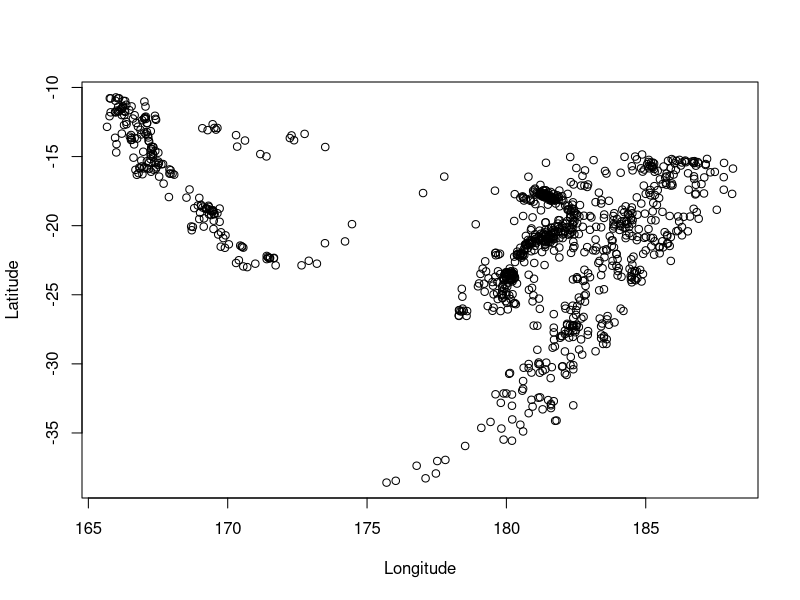
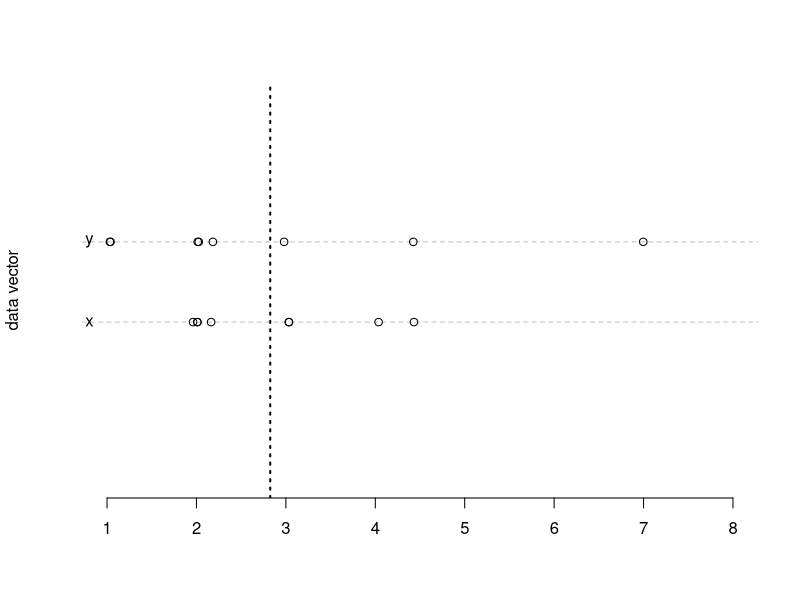
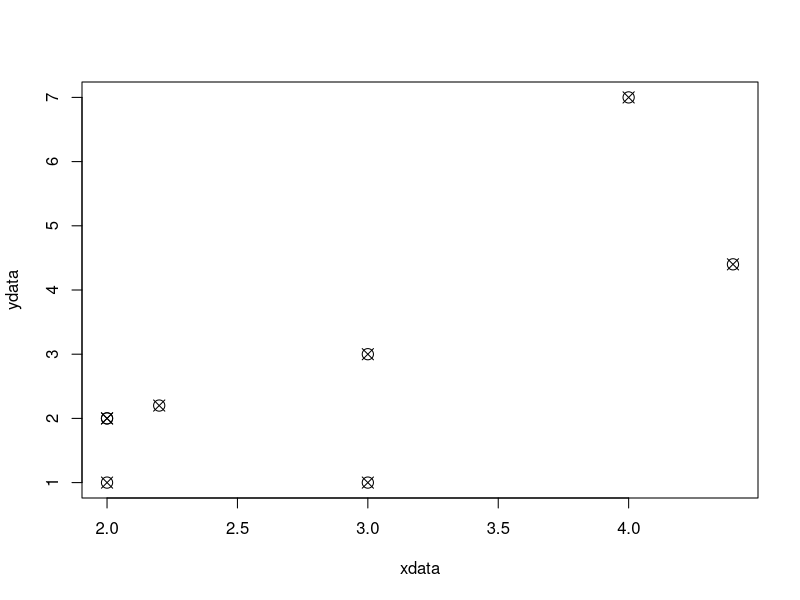
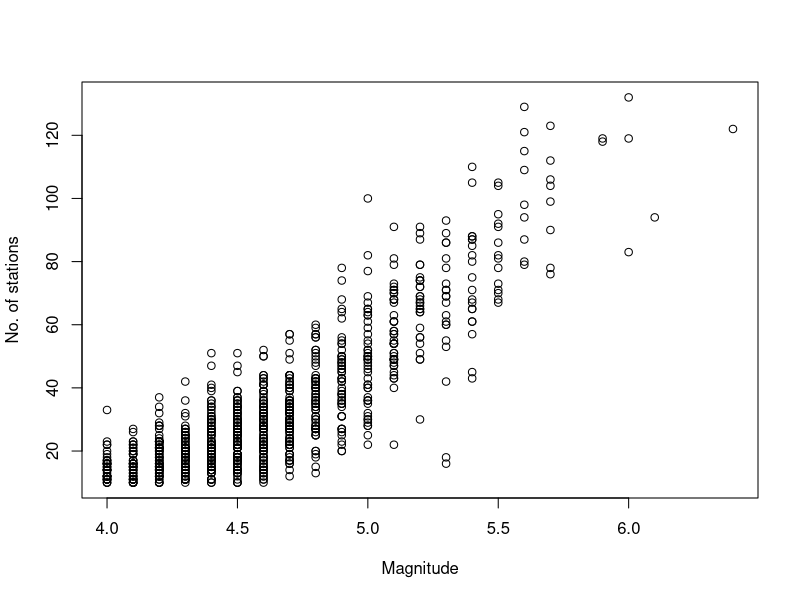
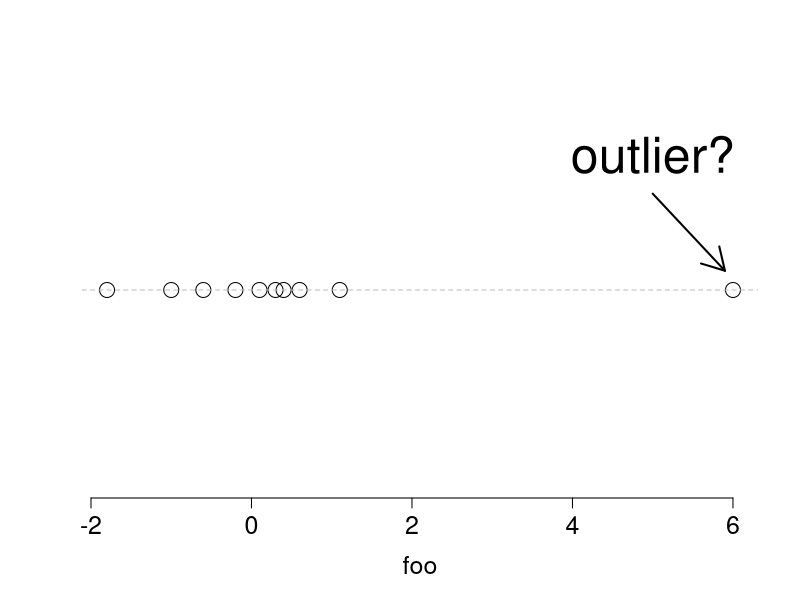
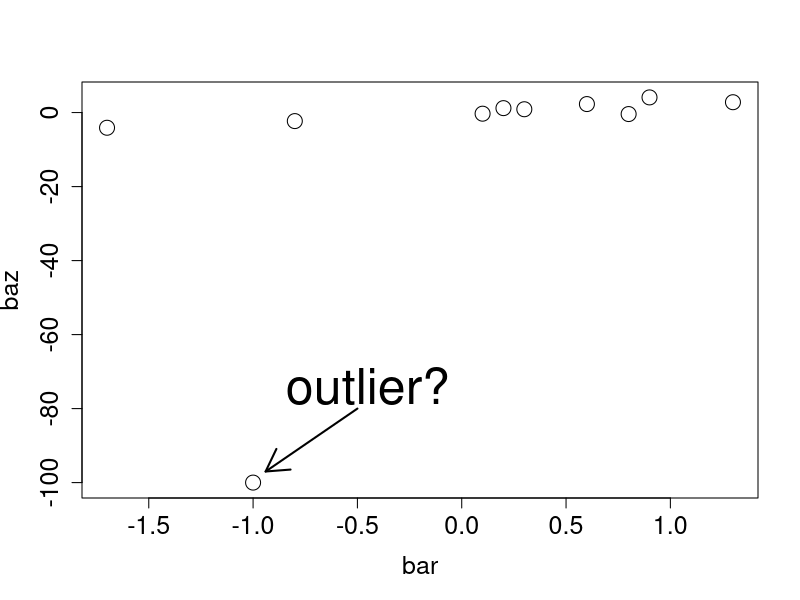
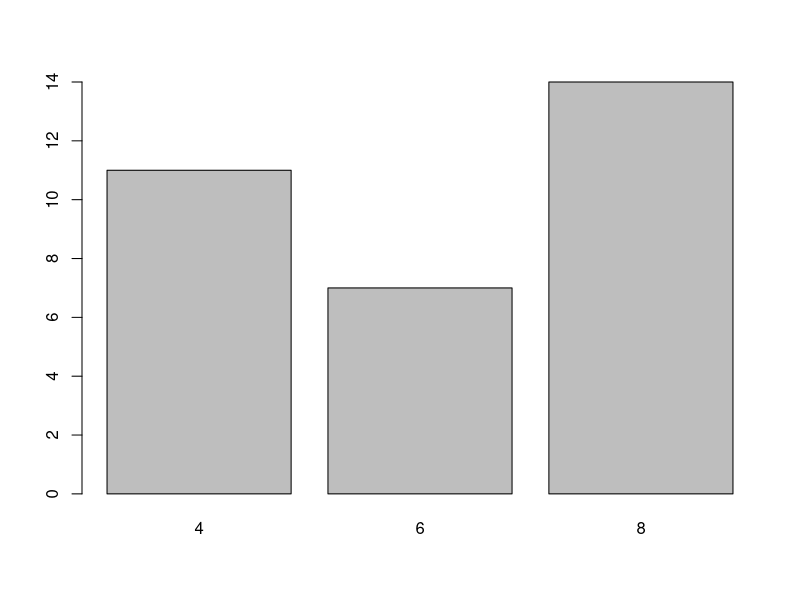
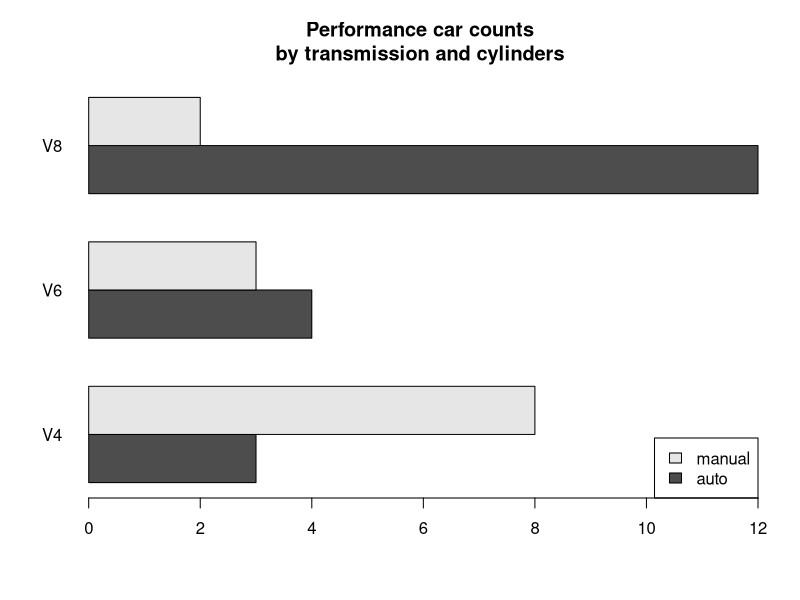

Source code (R) for these figures, in order:
options(prompt="R> ")

##################
### CHAPTER 13 ###
##################

################
# Section 13.1 #
################

## 13.1.1 ##

# no R code


## 13.1.2 ##

chickwts[1:5,]

#

chickwts$weight
chickwts$feed


## 13.1.3 ##

quakes[1:5,]

#

plot(quakes$long,quakes$lat,xlab="Longitude",ylab="Latitude")


## 13.1.4 ##

# no R code



################
# Section 13.2 #
################

## 13.2.1 ##

xdata <- c(2,4.4,3,3,2,2.2,2,4)

#

x.bar <- mean(xdata)
x.bar
m.bar <- median(xdata)
m.bar

#

xtab <- table(xdata)
xtab

#

min(xdata)
max(xdata)
range(xdata)

#

max(xtab)

#

d.bar <- xtab[xtab==max(xtab)]
d.bar

#

mean(chickwts$weight)
median(chickwts$weight)

#

Qtab <- table(quakes$mag)
Qtab[Qtab==max(Qtab)]

#

mean(c(1,4,NA))
mean(c(1,4,NaN))

#

mean(c(1,4,NA),na.rm=TRUE)
mean(c(1,4,NaN),na.rm=TRUE)

#

mean(chickwts$weight[chickwts$feed=="casein"])
mean(chickwts$weight[chickwts$feed=="horsebean"])
mean(chickwts$weight[chickwts$feed=="linseed"])
mean(chickwts$weight[chickwts$feed=="meatmeal"])
mean(chickwts$weight[chickwts$feed=="soybean"])
mean(chickwts$weight[chickwts$feed=="sunflower"])

#

tapply(chickwts$weight,INDEX=chickwts$feed,FUN=mean)


## 13.2.2 ##

table(chickwts$feed)

#

table(chickwts$feed)/nrow(chickwts)

#

sum(chickwts$feed=="soybean")/nrow(chickwts)
mean(chickwts$feed=="soybean")

#

mean(chickwts$feed=="soybean"|chickwts$feed=="horsebean")

#

tapply(chickwts$weight,INDEX=chickwts$feed,FUN=function(x) length(x)/nrow(chickwts))

#

round(table(chickwts$feed)/nrow(chickwts),digits=3)

#

round(mean(chickwts$feed=="soybean")*100,1)


## 13.2.3 ##

xdata <- c(2,4.4,3,3,2,2.2,2,4)
quantile(xdata,prob=0.8)

#

quantile(xdata,prob=c(0,0.25,0.5,0.75,1))

#

summary(xdata)

#

quantile(chickwts$weight,prob=c(0.25,0.75))

#

summary(quakes$mag[quakes$depth<400])


## 13.2.4 ##

xdata <- c(2,4.4,3,3,2,2.2,2,4)

#

ydata <- c(1,4.4,1,3,2,2.2,2,7)

#

mean(xdata)
mean(ydata)

#

plot(xdata,type="n",xlab="",ylab="data vector",yaxt="n",bty="n")
abline(h=c(3,3.5),lty=2,col="gray")
abline(v=2.825,lwd=2,lty=3)
text(c(0.8,0.8),c(3,3.5),labels=c("x","y"))
points(jitter(c(xdata,ydata)),c(rep(3,length(xdata)),rep(3.5,length(ydata))))

#

var(xdata)
sd(xdata)
IQR(xdata)

#

sqrt(var(xdata))
as.numeric(quantile(xdata,0.75)-quantile(xdata,0.25))

#

sd(ydata)
IQR(ydata)

#

sd(chickwts$weight)
IQR(chickwts$weight)

#

IQR(quakes$mag[quakes$depth<400])


## 13.2.5 ##

xdata <- c(2,4.4,3,3,2,2.2,2,4)
ydata <- c(1,4.4,1,3,2,2.2,2,7)
cov(xdata,ydata)
cov(xdata,ydata)/(sd(xdata)*sd(ydata))
cor(xdata,ydata)

#

plot(xdata,ydata,pch=13,cex=1.5)

#

plot(quakes$mag,quakes$stations,xlab="Magnitude",ylab="No. of stations")

#

cov(quakes$mag,quakes$stations)

#

cor(quakes$mag,quakes$stations)


## 13.2.6 ##

foo <- c(0.6,-0.6,0.1,-0.2,-1.0,0.4,0.3,-1.8,1.1,6.0)

#

plot(foo,rep(0,10),yaxt="n",ylab="",bty="n",cex=2,cex.axis=1.5,cex.lab=1.5)
abline(h=0,col="gray",lty=2)
arrows(5,0.5,5.9,0.1,lwd=2)
text(5,0.7,labels="outlier?",cex=3)

#

bar <- c(0.1,0.3,1.3,0.6,0.2,-1.7,0.8,0.9,-0.8,-1.0)
baz <- c(-0.3,0.9,2.8,2.3,1.2,-4.1,-0.4,4.1,-2.3,-100.0)

#

plot(bar,baz,axes=T,cex=2,cex.axis=1.5,cex.lab=1.5)
arrows(-0.5,-80,-0.94,-97,lwd=2)
text(-0.45,-74,labels="outlier?",cex=3)

#

mean(foo)

#

mean(foo[-10])

#

cor(bar,baz)
cor(bar[-10],baz[-10])




##################
### CHAPTER 14 ###
##################

################
# Section 14.1 #
################

## 14.1.1 ##

mtcars[1:5,]

#

cyl.freq <- table(mtcars$cyl)
cyl.freq

#

barplot(cyl.freq)

#

table(mtcars$cyl[mtcars$am==0])
table(mtcars$cyl[mtcars$am==1])

#

cyl.freq.matrix <- table(mtcars$am,mtcars$cyl)
cyl.freq.matrix

#

barplot(cyl.freq.matrix,beside=TRUE,horiz=TRUE,las=1,main="Performance car counts\nby transmission and cylinders",names.arg=c("V4","V6","V8"),legend.text=c("auto","manual"),args.legend=list(x="bottomright"))

#

library("ggplot2")
qplot(factor(mtcars$cyl),geom="bar")

#

qplot(factor(mtcars$cyl),geom="blank",fill=factor(mtcars$am),xlab="",ylab="",main="Performance car counts\nby transmission and cylinders") + geom_bar(position="dodge") + scale_x_discrete(labels=c("V4","V6","V8")) + scale_y_continuous(breaks=seq(0,12,2)) + scale_fill_grey(name="Trans.",labels=c("auto","manual"))  + theme_bw() + coord_flip()


## 14.1.2 ##

pie(table(mtcars$cyl),labels=c("V4","V6","V8"),col=c("white","gray","black"),main="Performance cars by cylinders")



################
# Section 14.2 #
################

mtcars$hp

#

hist(mtcars$hp)

#

hist(mtcars$hp,breaks=seq(0,400,25),col="gray",main="Horsepower",xlab="HP")
abline(v=c(mean(mtcars$hp),median(mtcars$hp)),lty=c(2,3),lwd=2)
legend("topright",legend=c("mean HP","median HP"),lty=c(2,3),lwd=2)

#

library("ggplot2")
qplot(mtcars$hp)

#

qplot(mtcars$hp,geom="blank",main="Horsepower",xlab="HP") + geom_histogram(color="black",fill="white",breaks=seq(0,400,25),closed="right") + geom_vline(mapping=aes(xintercept=c(mean(mtcars$hp),median(mtcars$hp)),linetype=factor(c("mean","median"))),show.legend=TRUE) + scale_linetype_manual(values=c(2,3)) + labs(linetype="")



################
# Section 14.3 #
################

## 14.3.1 ##

hist(quakes$mag)
boxplot(quakes$mag)


## 14.3.2 ##

stations.fac <- cut(quakes$stations,breaks=c(0,50,100,150))
stations.fac[1:5]

#

boxplot(quakes$mag~stations.fac,xlab="# stations detected",ylab="Magnitude",col="gray")

#

library("ggplot2")
qplot(stations.fac,quakes$mag,geom="boxplot",xlab="# stations detected",ylab="Magnitude")



################
# Section 14.4 #
################

iris[1:5,]


## 14.4.1 ##

plot(iris[,4],iris[,3],type="n",xlab="Petal Width (cm)",ylab="Petal Length (cm)")
points(iris[iris$Species=="setosa",4],iris[iris$Species=="setosa",3],pch=19,col="black")
points(iris[iris$Species=="virginica",4],iris[iris$Species=="virginica",3],pch=19,col="gray")
points(iris[iris$Species=="versicolor",4],iris[iris$Species=="versicolor",3],pch=1,col="black")
legend("topleft",legend=c("setosa","virginica","versicolor"),col=c("black","gray","black"),pch=c(19,19,1))

#

iris_pch <- rep(19,nrow(iris))
iris_pch[iris$Species=="versicolor"] <- 1
iris_col <- rep("black",nrow(iris))
iris_col[iris$Species=="virginica"] <- "gray"

#

plot(iris[,4],iris[,3],col=iris_col,pch=iris_pch,xlab="Petal Width (cm)",ylab="Petal Length (cm)")


## 14.4.2 ##

pairs(iris[,1:4],pch=iris_pch,col=iris_col,cex=0.75)

#

library("ggplot2")
qplot(iris[,4],iris[,3],xlab="Petal width",ylab="Petal length",shape=iris$Species) + scale_shape_manual(values=4:6) + labs(shape="Species")

#

library("GGally")
ggpairs(iris,mapping=aes(col=Species),axisLabels="internal")




##################
### CHAPTER 15 ###
##################

################
# Section 15.1 #
################

## 15.1.1 ##

# no R code


## 15.1.2 ##

# no R code


## 15.1.3 ##

(2/3)*(1/2)


## 15.1.4 ##

(1/2)+(1/2)-(1/3)


## 15.1.5 ##

# no R code



################
# Section 15.2 #
################

## 15.2.1 ##

# no R code


## 15.2.2 ##

X.outcomes <- c(-4,0,1,8)
X.prob <- c(0.32,0.48,0.15,0.05)
barplot(X.prob,ylim=c(0,0.5),names.arg=X.outcomes,space=0,xlab="x",ylab="Pr(X = x)")

#

X.cumul <- cumsum(X.prob)
X.cumul

#

barplot(X.cumul,names.arg=X.outcomes,space=0,xlab="x",ylab="Pr(X <= x)")

#

mu.X <- sum(X.outcomes*X.prob)
mu.X

#

var.X <- sum((X.outcomes-mu.X)^2*X.prob)
var.X

#

sd.X <- sqrt(var.X)
sd.X


## 15.2.3 ##

w <- seq(35,95,by=5)
w
lower.w <- w>=40 & w<=65
lower.w
upper.w <- w>65 & w<=90
upper.w

#

fw <- rep(0,length(w))
fw[lower.w] <- (w[lower.w]-40)/625
fw[upper.w] <- (90-w[upper.w])/625
fw

#

plot(w,fw,type="l",ylab="f(w)")
abline(h=0,col="gray",lty=2)

#

0.5*50*0.04

#

fw.specific <- (55.2-40)/625
fw.specific

#

fw.specific.area <- 0.5*15.2*fw.specific
fw.specific.area

#

fw.specific.vertices <- rbind(c(40,0),c(55.2,0),c(55.2,fw.specific))
fw.specific.vertices
plot(w,fw,type="l",ylab="f(w)")
abline(h=0,col="gray",lty=2)
polygon(fw.specific.vertices,col="gray",border=NA)
abline(v=55.2,lty=3)
text(50,0.005,labels=fw.specific.area)

#

(55.2^2-80*55.2-40^2+80*40)/1250

#

Fw <- rep(0,length(w))
Fw[lower.w] <- (w[lower.w]^2-80*w[lower.w]+1600)/1250
Fw[upper.w] <- (180*w[upper.w]-w[upper.w]^2-6850)/1250
Fw[w>90] <- 1
plot(w,Fw,type="l",ylab="F(w)")
abline(h=c(0,1),col="gray",lty=2)

#

abline(v=55.2,lty=3)
abline(h=fw.specific.area,lty=3)

#

plot(w,w*fw,type="l",ylab="wf(w)")
plot(w,(w-65)^2*fw,type="l",ylab="(w-65)^2 f(w)")

#

sqrt(104.1667)


## 15.2.4 ##

# no R code




##################
### CHAPTER 16 ###
##################

################
# Section 16.1 #
################

## 16.1.1 ##

# no R code


## 16.1.2 ##

dbinom(x=5,size=8,prob=1/6)

#

X.prob <- dbinom(x=0:8,size=8,prob=1/6)
X.prob

#

sum(X.prob)

#

round(X.prob,3)

#

8/6
8*(1/6)*(5/6)

#

barplot(X.prob,names.arg=0:8,space=0,xlab="x",ylab="Pr(X = x)")

#

sum(dbinom(x=0:3,size=8,prob=1/6))
pbinom(q=3,size=8,prob=1/6)

#

1-pbinom(q=2,size=8,prob=1/6)

#

qbinom(p=0.95,size=8,prob=1/6)

#

rbinom(n=1,size=8,prob=1/6)
rbinom(n=1,size=8,prob=1/6)
rbinom(n=1,size=8,prob=1/6)
rbinom(n=3,size=8,prob=1/6)


## 16.1.3 ##

dpois(x=3,lambda=3.22)
dpois(x=0,lambda=3.22)
round(dpois(0:10,3.22),3)

#

(3.22^3*exp(-3.22))/prod(3:1)

#

barplot(dpois(x=0:10,lambda=3.22),ylim=c(0,0.25),space=0,names.arg=0:10,ylab="Pr(X=x)",xlab="x")

#

ppois(q=2,lambda=3.22)
1-ppois(q=5,lambda=3.22)

#

barplot(ppois(q=0:10,lambda=3.22),ylim=0:1,space=0,names.arg=0:10,ylab="Pr(X<=x)",xlab="x")

#

rpois(n=15,lambda=3.22)


## 16.1.4 ##

# no R code



################
# Section 16.2 #
################

## 16.2.1 ##

1/(0.41-0.223)

#

dunif(x=c(-2,-0.33,0,0.5,1.05,1.2),min=-0.4,max=1.1)

#

dunif(x=c(0.3,0,0.41),min=0.223,max=0.41)

#

a1 <- -4/10
b1 <- 11/10
unif1 <- 1/(b1-a1)
plot(c(a1,b1),rep(unif1,2),type="o",pch=19,xlim=c(a1-1/10,b1+1/10),ylim=c(0,0.75),ylab="f(x)",xlab="x")
abline(h=0,lty=2)
segments(c(a1-2,b1+2,a1,b1),rep(0,4),rep(c(a1,b1),2),rep(c(0,unif1),each=2),lty=rep(1:2,each=2))
points(c(a1,b1),c(0,0))

#

segments(c(-0.21,0.6),c(0,0),c(-0.21,0.6),rep(unif1,2),lty=3)

#

polygon(rbind(c(a1,0),c(a1,unif1),c(-0.21,unif1),c(-0.21,0)),col="gray",border=NA)

#

punif(q=-0.21,min=a1,max=b1)

#

1-punif(q=0.6,min=a1,max=b1)

#

punif(q=0.6,min=a1,max=b1) - punif(q=-0.21,min=a1,max=b1)

#

qunif(p=0.1266667,min=a1,max=b1)
qunif(p=1-1/3,min=a1,max=b1)

#

runif(n=10,min=a1,max=b1)


## 16.2.2 ##

xvals <- seq(-4,4,length=50)
fx <- dnorm(xvals,mean=0,sd=1)
fx

#

pnorm(q=1)-pnorm(q=-1)

#

mu <- -3.42
sigma <- 0.2
mu.minus.1sig <- mu-sigma
mu.minus.1sig
mu.plus.1sig <- mu+sigma
mu.plus.1sig
pnorm(q=mu.plus.1sig,mean=mu,sd=sigma) - pnorm(q=mu.minus.1sig,mean=mu,sd=sigma)

#

1-pnorm(mu.plus.1sig,mu,sigma)
pnorm(mu.minus.1sig,mu,sigma)

#

1-0.6826895

#

0.3173105/2

#

xvals <- seq(-5,-2,length=300)
fx <- dnorm(xvals,mean=mu,sd=sigma)
plot(xvals,fx,type="l",xlim=c(-4.4,-2.5),main="N(-3.42,0.2) distribution",xlab="x",ylab="f(x)")
abline(h=0,col="gray")
abline(v=c(mu.plus.1sig,mu.minus.1sig),lty=3:2)
legend("topleft",legend=c("-3.62\n(mean - 1 sd)","\n-3.22\n(mean + 1 sd)"),lty=2:3,bty="n")

#

xvals.sub <- xvals[xvals>=mu.minus.1sig & xvals<=mu.plus.1sig]
fx.sub <- fx[xvals>=mu.minus.1sig & xvals<=mu.plus.1sig]

#

polygon(rbind(c(mu.minus.1sig,0),cbind(xvals.sub,fx.sub),c(mu.plus.1sig,0)),border=NA,col="gray")

#

arrows(c(-4.2,-2.7,-2.9),c(0.5,0.5,1.2),c(-3.7,-3.15,-3.4),c(0.2,0.2,1))
text(c(-4.2,-2.7,-2.9),c(0.5,0.5,1.2)+0.05,labels=c("0.159","0.159","0.682"))

#

qnorm(p=0.159,mean=mu,sd=sigma)

#

qnorm(p=1-0.25,mean=mu,sd=sigma)

#

hist(chickwts$weight,main="",xlab="weight")
qqnorm(chickwts$weight,main="Normal QQ plot of weights")
qqline(chickwts$weight,col="gray")

#

rnorm(n=7,mu,sigma)

#

fakedata1 <- rnorm(n=71)
fakedata2 <- rnorm(n=710)
qqnorm(fakedata1,main="Normal QQ plot of generated N(0,1) data; n=710")
qqline(fakedata1,col="gray")
qqnorm(fakedata2,main="Normal QQ plot of generated N(0,1) data; n=710")
qqline(fakedata2,col="gray")

#

pnorm(78,80.2,1.1)

#

pnorm(81.5,80.2,1.1)-pnorm(80.5,80.2,1.1)

#

qnorm(0.2,80.2,1.1)

#

round(rnorm(5,80.2,1.1),1)


## 16.2.3 ##

qnorm(1-0.05)

#

qt(1-0.05,df=1)
qt(1-0.05,df=6)
qt(1-0.05,df=20)


## 16.2.4 ##

xvals <- seq(0,10,length=200)
plot(xvals,dexp(x=xvals,rate=1.65),xlim=c(0,8),ylim=c(0,1.65),type="l",xlab="x",ylab="f(x)")
lines(xvals,dexp(x=xvals,rate=1),lty=2)
lines(xvals,dexp(x=xvals,rate=0.4),lty=3)
abline(v=0,col="gray")
abline(h=0,col="gray")
legend("topright",legend=c("EXP(1.65)","EXP(1)","EXP(0.4)"),lty=1:3)

#

lambda.e <- 107/120
lambda.e

#

1-pexp(q=2.5,rate=lambda.e)

#

pexp(25/60,lambda.e)

#

qexp(p=0.15,lambda.e)


## 16.2.5 ##

# no R code

